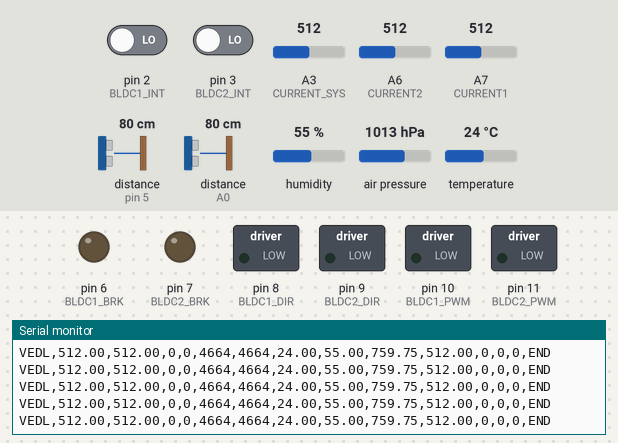
This sketch was run on a simulated Arduino Nano, built with avr-gcc and run on an emulated ATmega328P. On the bench: switched loads named in the sketch (green lamp = pin HIGH), output pins drawn as LEDs (lit = HIGH), the last lines printed to the serial monitor. Inputs (shaded band) come from the test bench; at power-on: A7 (CURRENT1) = 512, A3 (CURRENT_SYS) = 512, pin 2 (BLDC1_INT) LOW, pin 3 (BLDC2_INT) LOW, A6 (CURRENT2) = 512, distance to the obstacle (sensors on pin 5, A0) 80 cm, humidity 55 %, air pressure 1013 hPa, temperature 24 °C.

Above: at 10.2 s.
10.3 s: A7 (CURRENT1) set to 107
At 11.4 s:
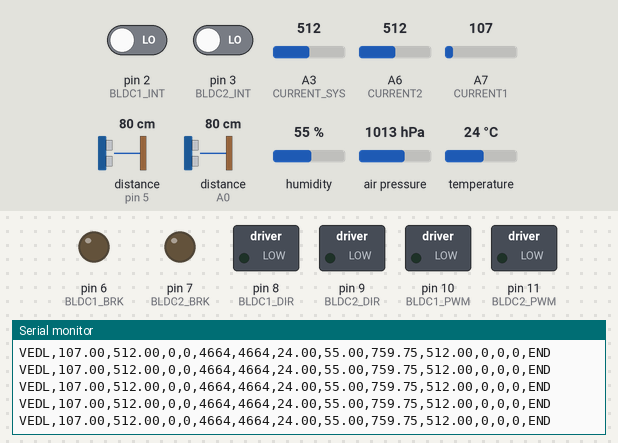
13.3 s: A7 (CURRENT1) set to 92
At 13.9 s:
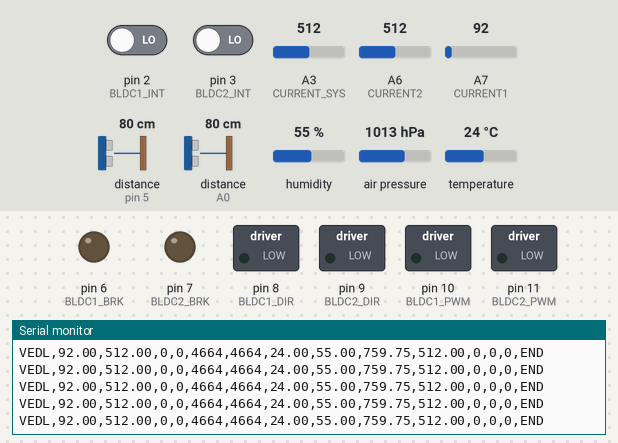
14.8 s: A3 (CURRENT_SYS) set to 109
At 15.5 s:
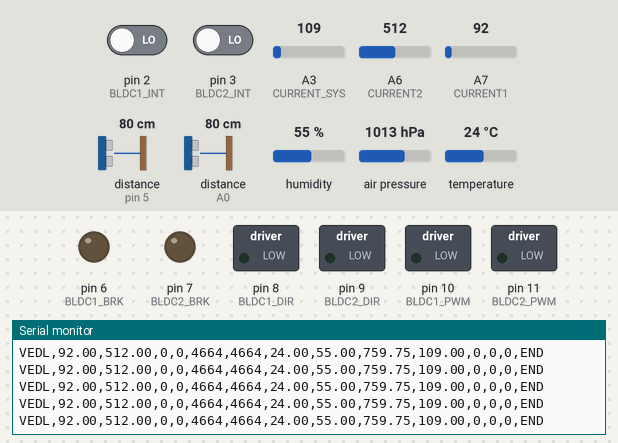
16.3 s: A3 (CURRENT_SYS) set to 89
At 17.1 s:
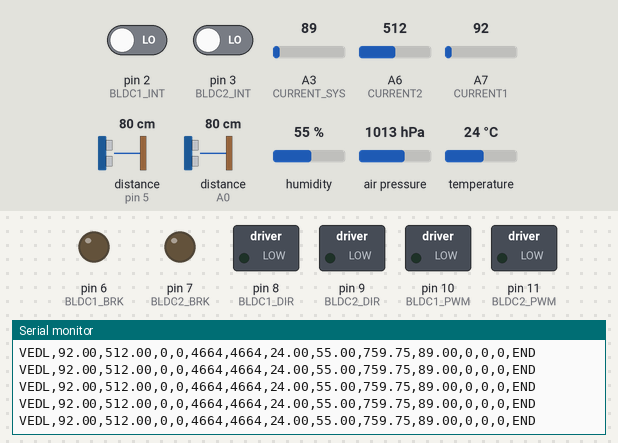
Timing chart, 0 to 19.3 s (numbered marks = the images above; inputs shaded):
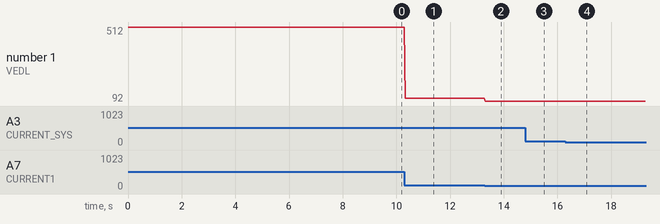

Measured:
- after the input at 10.3 s, the serial monitor: prints a new line at once (image 1)
- after the input at 13.3 s, the serial monitor: prints a new line at once (image 2)
- after the input at 14.8 s, the serial monitor: prints a new line at once (image 3)
- after the input at 16.3 s, the serial monitor: prints a new line at once (image 4)
- plotted number 1: 512 → 107 after the input at 10.3 s, 107 → 92 after the input at 13.3 s

The sketch:

firmware.ino
```cpp
// cmfXY - command to move forward motors at X/256, Y/256 powers
// cmrXY - command to move reverse motors at X/256, Y/256 powers
// cbXXY - command to break

// TODO:
// -

//#define DEBUG
#define LEFT

// bme280
#include <Wire.h>
#include <SPI.h>
#include <Adafruit_Sensor.h>
#include <Adafruit_BME280.h>
Adafruit_BME280 bme; // I2C

// сонар
#include <NewPing.h>

NewPing sonar1(A1, A0, 150);
NewPing sonar2(A2, 5, 150);

// BLDC
#define BLDC1_PWM 10
#define BLDC1_INT 2
#define BLDC1_DIR 8
#define BLDC1_BRK 6

#define BLDC2_PWM 11
#define BLDC2_INT 3
#define BLDC2_DIR 9
#define BLDC2_BRK 7

#define CURRENT1 A7
#define CURRENT2 A6
#define CURRENT_SYS A3

unsigned bme_status;

void setup() {
  Serial.begin(115200);
  while(!Serial);    // time to get serial running

  // BLDC
  pinMode(BLDC1_PWM, OUTPUT);
  pinMode(BLDC1_DIR, OUTPUT);
  pinMode(BLDC1_BRK, OUTPUT);
  pinMode(BLDC1_INT, INPUT);
  digitalWrite(BLDC1_DIR, 1);

  pinMode(BLDC2_PWM, OUTPUT);
  pinMode(BLDC2_DIR, OUTPUT);
  pinMode(BLDC2_BRK, OUTPUT);
  pinMode(BLDC2_INT, INPUT);
  digitalWrite(BLDC2_DIR, 1);

  attachInterrupt(digitalPinToInterrupt(BLDC1_INT), speed1, RISING);
  attachInterrupt(digitalPinToInterrupt(BLDC2_INT), speed2, RISING);

  // bme280

  bme_status = bme.begin(0x76);
}

uint16_t speed_1 = 0;
uint16_t speed_2 = 0;

void speed1() {
  speed_1++;
}
void speed2() {
  speed_2++;
}

byte commandStage = 0;
char command = ' ';
char mode = 'm';         // move mode ['m' = move; 'b' = break]
byte power1 = 0; // move|break power
byte power2 = 0; // move|break power
byte dir = 0;   // move|break direction [0 = cw; 1 = ccw]

void loop() {
  while (Serial.available()) {
    byte ch = Serial.read();

    switch (commandStage) {
      case 0:
        if (ch == 'c') {
          commandStage = 1;
        }
        break;

      case 1:
        command = ch;

        switch (command) {
          case 'm': // move wheels at X power
          case 'b': // break wheels at X power
            commandStage = 2;
            break;

          default:
            commandStage = 0;
        }
        break;

      case 2:
        switch (command) {
          case 'm': // move wheels at X power
          case 'b': // break wheels at X power
            switch (ch) {
              case 'f':
              case 'r':
                mode = command;
                commandStage = 3;
                dir = (ch == 'f');
                break;

              default:
                commandStage = 0;
            }
            break;

          default:
            commandStage = 0;
        }
        break;

      case 3:
        power1 = ch;
        commandStage = 4;
        break;

      case 4:
        power2 = ch;
        commandStage = 0;
        break;
    }
  }

  // set BLDC state
  #ifdef DEBUG
    Serial.print("BLDC dir = ");
    Serial.print(dir);
    Serial.print(", mode = ");
    Serial.print(mode == 'b');
    Serial.print(", power1 = ");
    Serial.print(power1);
    Serial.print(", power2 = ");
    Serial.println(power2);

  #else
    digitalWrite(BLDC1_DIR, dir);
    digitalWrite(BLDC2_DIR, dir);

    digitalWrite(BLDC1_BRK, mode == 'b');
    digitalWrite(BLDC2_BRK, mode == 'b');

    analogWrite(BLDC1_PWM, power1);
    analogWrite(BLDC2_PWM, power2);
  #endif

  // status
  // VEDX,current1,current2,speed1,speed2,sonar1,sonar2,bme:temp,bme:hum,bme:pres,current_sys,power1,power2,dir,END
  // VEDR,253.06  ,261.94  ,0     ,0     ,-1    ,-1    ,0       ,0      ,0       ,253.81     ,0     ,0     ,0  ,END

  int current, i, j;

  #ifdef LEFT
    Serial.print("VEDL,");
  #else
    Serial.print("VEDR,");
  #endif

  current = 0;
  for (i = 0; i < 16; i++) {
    current += analogRead(CURRENT1);
  }
  Serial.print(current / 16.);
  Serial.print(",");

  current = 0;
  for (i = 0; i < 16; i++) {
    current += analogRead(CURRENT2);
  }
  Serial.print(current / 16.);
  Serial.print(",");

  Serial.print(speed_1);
  Serial.print(",");
  Serial.print(speed_2);
  Serial.print(",");

  current = j = 0;
  for (i = 0; i < 2; i++) {
    int cm = sonar1.ping();

    if (cm > 0) {
      current += cm;
      j++;
    }
  }
  Serial.print(current / j);
  Serial.print(",");

  current = j = 0;
  for (i = 0; i < 2; i++) {
    int cm = sonar2.ping();

    if (cm > 0) {
      current += cm;
      j++;
    }
  }
  Serial.print(current / j);
  Serial.print(",");

  if (bme_status) {
    Serial.print(bme.readTemperature());
    Serial.print(",");

    Serial.print(bme.readHumidity());
    Serial.print(",");

    Serial.print(bme.readPressure() * 0.0075);
    Serial.print(",");
  }
  else {
    // no bme
    Serial.print("0,0,0,");
  }

  // отправка как есть. Наверху разбираться вольты это (0..1024) или амперы
  current = 0;
  for (i = 0; i < 16; i++) {
    current += analogRead(CURRENT_SYS);
  }
  Serial.print(current / 16.);
  Serial.print(",");

  Serial.print(power1);
  Serial.print(",");

  Serial.print(power2);
  Serial.print(",");

  Serial.print(dir);

  Serial.println(",END");
}
```
